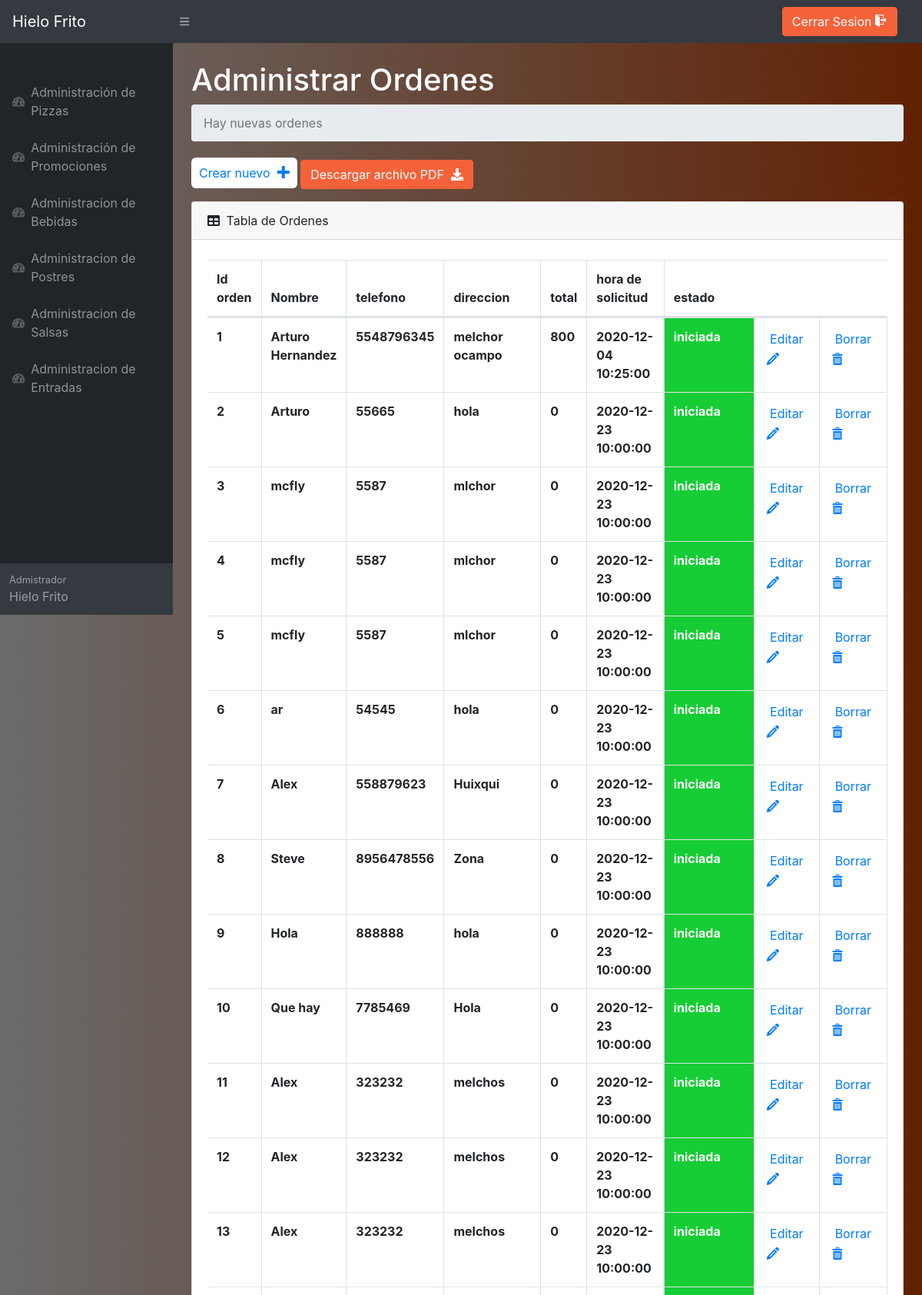
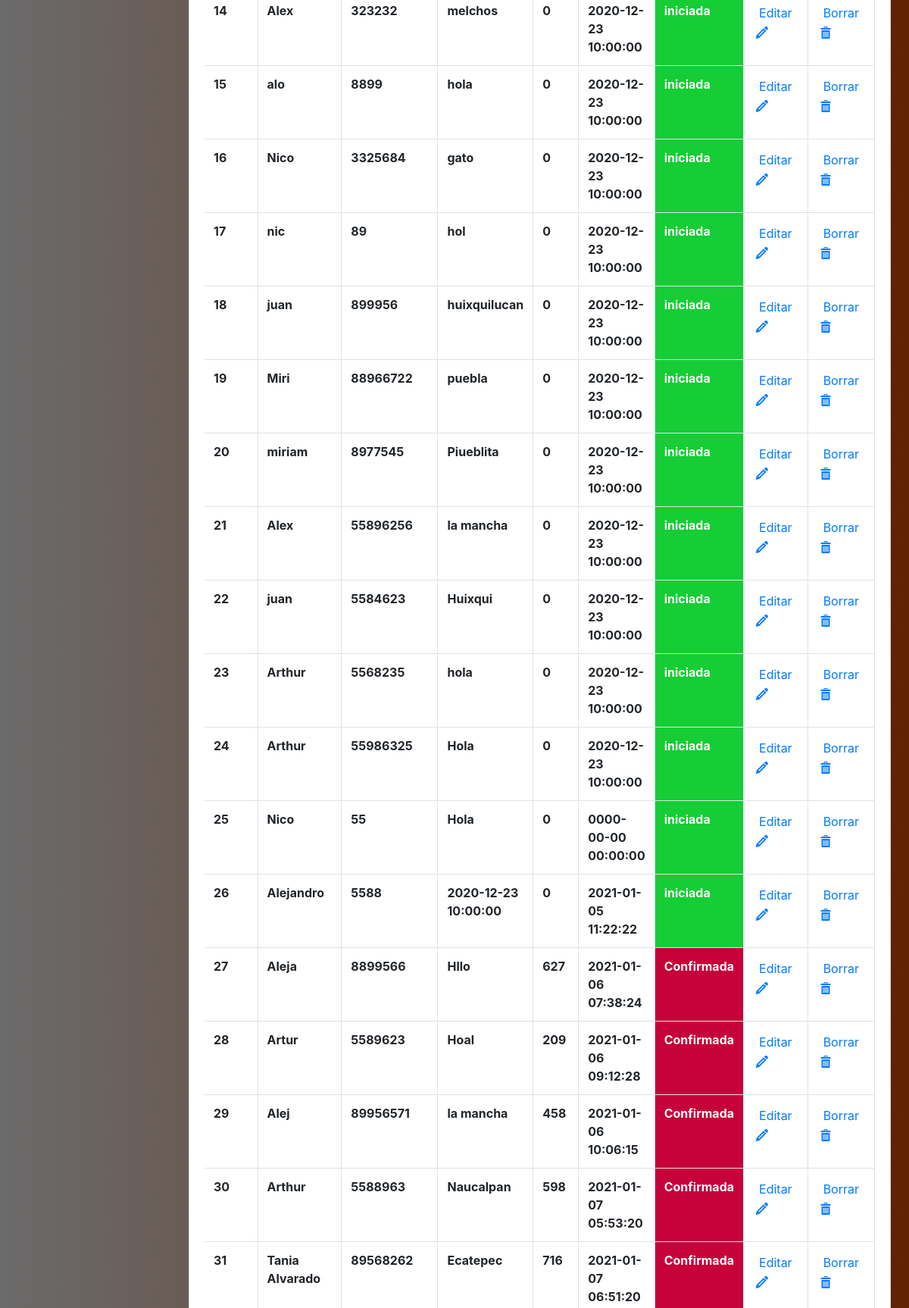
The page /Pizzeria/Admin/adminOrdenes/Ordenes.php (signed in, upper part) on the database its author committed (2 pictures, top to bottom).
### tables this page shows
CREATE TABLE `ordenes` (
  `id_orden` int(11) NOT NULL,
  `nombre` varchar(50) NOT NULL,
  `telefono` varchar(40) NOT NULL,
  `direccion` varchar(255) NOT NULL,
  `total` int(11) NOT NULL,
  `fecha_hora_solicitud` datetime NOT NULL,
  `fecha_hora_llegada` datetime NOT NULL,
  `estado` varchar(20) NOT NULL
);

### Pizzeria/Admin/adminOrdenes/Ordenes.php (the view, shortened to what this page needs)
<?php
include ('../../php/conexion.php');
?>
<!DOCTYPE html>
<html lang="es">
    <head>
        <link href="../styles.css" rel="stylesheet" />
        <link href="https://cdn.datatables.net/1.10.20/css/dataTables.bootstrap4.min.css" rel="stylesheet" />
        <link href="../../icomoon/fonts/style.css" rel="stylesheet">
    </head>
    <body style="background: linear-gradient(to right, #6b6b6b, #612103);" class="sb-nav-fixed">
        <nav class="sb-topnav navbar navbar-expand navbar-dark bg-dark">
            <a class="navbar-brand" href="../Bienvenida.php">Hielo Frito</a>
            <button class="btn btn-link btn-sm order-1 order-lg-0" id="sidebarToggle" href="#"><i class="fas fa-bars"></i></button>
            <div class="d-none d-md-inline-block form-inline ml-auto mr-0 mr-md-3 my-2 my-md-0">
                        <a class="btn btn-primary"  href="../../php/cerrarsesion.php">Cerrar Sesion <span class="icon-exit"></span></a>
            </div>
        </nav>
        <div id="layoutSidenav">
            <div id="layoutSidenav_nav">
                <nav class="sb-sidenav accordion sb-sidenav-dark" id="sidenavAccordion">
                    <div class="sb-sidenav-menu">
                        <div class="nav">
                        <div class="sb-sidenav-menu-heading"></div>
                            <a class="nav-link" href="../adminPizzas/BienvenidaPizzas.php">
                                <div class="sb-nav-link-icon"><i class="fas fa-tachometer-alt"></i></div>
                                Administración de Pizzas
                            </a>
                            <a class="nav-link" href="../adminPromos/Promos.php">
                              <div class="sb-nav-link-icon"><i class="fas fa-tachometer-alt"></i></div>
                              Administración de Promociones
                          </a>
                          <a class="nav-link" href="../adminBebidas/Bebidas.php">
                            <div class="sb-nav-link-icon"><i class="fas fa-tachometer-alt"></i></div>
                            Administracion de Bebidas
                        </a>
                        <a class="nav-link" href="../adminpostres/addpostres.php">
                            <div class="sb-nav-link-icon"><i class="fas fa-tachometer-alt"></i></div>
                            Administracion de Postres
                        </a>
                        <a class="nav-link" href="../adminsalsas/ListaSalsa.php">
                            <div class="sb-nav-link-icon"><i class="fas fa-tachometer-alt"></i></div>
                            Administracion de Salsas
                        </a>
                        <a class="nav-link" href="../adminentradas/ListaEntradas.php">
                            <div class="sb-nav-link-icon"><i class="fas fa-tachometer-alt"></i></div>
                            Administracion de Entradas
                        </a>
                        </div>
                    </div>
                    <div class="sb-sidenav-footer">
                        <div class="small">Admistrador</div>
                        Hielo Frito
                    </div>
                </nav>
            </div>
            <div id="layoutSidenav_content">
                <main >
                    <div class="container-fluid">
                        <h1 style="color: white;" class="mt-4"> Administrar Ordenes </h1>
                        <ol class="breadcrumb mb-4">
                            <li class="breadcrumb-item active">Hay nuevas ordenes </li>
                        </ol>
                        <a href="crearorden.php" class=" crear">Crear nuevo &nbsp;<span class="icon-plus"></span></a>
                        <a class=" btn btn-primary" href="../fpdf/ordenpdf.php">Descargar archivo PDF &nbsp;<i class="fa fa-download"></i></a>
                        <?php
      $query="SELECT * FROM ordenes";
      $resultado=$mysqli->query($query);
      if($resultado->num_rows > 0){
    ?>
                          <div class="card mb-4">
                            <div class="card-header">
                                <i class="fas fa-table mr-1"></i>
                                Tabla de Ordenes
                            </div>
                            <div class="card-body">
                                <div class="table-responsive">
                                    <table class="table table-bordered" id="dataTable" width="100%" cellspacing="0">
                                        <thead>
                                            <tr>
                                                <th>Id orden</th>
                                                <th>Nombre</th>
                                                <th>telefono</th>
                                                <th>direccion</th>
                                                <th>total</th>
                                                <th>hora de solicitud</th>
                                                <th colspan=4>estado</th>
                                            </tr>
                                        </thead>
                                        <tbody>
                                            <?php
                                                while($fila=$resultado->fetch_assoc()){
                                                    $id=$fila['id_orden'];
                                            ?>
                                            <tr>
                                                <form action="opcion1.php" method="post">
                                                    <th>
                                                    <?php
                                                        echo "$id<input type='text' value='$id' name='id' hidden>";
                                                    ?>
                                                    </th>
                                                    <th>
                                                        <?php
                                                            echo($fila['nombre']);
                                                        ?>
                                                    </th>
                                                    <th>
                                                        <?php
                                                            echo($fila['telefono']);
                                                        ?>
                                                    </th>
                                                    <th>
                                                        <?php
                                                            echo($fila['direccion']);
                                                        ?>
                                                    </th>
                                                    <th>
                                                        <?php
                                                            echo($fila['total']);
                                                        ?>
                                                    </th>
                                                    <th>
                                                        <?php
                                                            echo($fila['fecha_hora_solicitud']);
                                                        ?>
                                                    </th>
                                                    <?php
                                                      $estado=$fila['estado'];
                                                      if($estado=="Confirmada"){
                                                    ?>
                                                    <th class="confirmada">
                                                        <?php
                                                            echo($fila['estado']);
                                                        ?>
                                                    </th >
                                                    <?php
                                                      }else{
                                                    ?>
                                                    <th class="iniciada">
                                                        <?php
                                                            echo($fila['estado']);
                                                        ?>
                                                    </th>
                                                    <?php
                                                      }
                                                    ?>
                                                    <th>
                                                        <input type="submit" value="Editar" class="boton " name="boton">&nbsp;<span class="icon-pencil icono">
                                                    </th>
                                                    <th>
                                                        <input type="submit" value="Borrar" class="boton "name="boton">&nbsp;<span class="icon-bin icono">
                                                    </th>
                                                </form>
                                            </tr>
                                            <?php
                            }
                        ?>
                                        </tbody>
                                    </table>
                                </div>
                            </div>
                        </div>
                        <?php
                            }
                        ?>
                        </div>
                    </main>
                </div>
            </div>
        </body>
    </html>

### Pizzeria/Admin/adminOrdenes/Ordenes.php (style rules this page uses)
:root { --input-padding-x: 1.5rem; --input-padding-y: .75rem; }
body { background: #007bff; background: linear-gradient(to right, #0062E6, #33AEFF); }
.crear { background:#fff; padding:10px; color: 10157F; text-decoration: none !important; transition: .3s linear; border-radius:6px; }
.boton { background:#fff; text-decoration: none !important; transition: .3s linear; border: 2px solid #fff; color:#007BFF; }
.icono { color:#007BFF; }
.table tr { transition: .3s linear; }
.confirmada { color:#fff; background:#C70039 ; transition: .1s linear; }
.iniciada { color:#fff; background:#16CD35 ; transition: .1s linear; }

### rows shown on the page
ordenes: id_orden "1", nombre "Arturo Hernandez", telefono "5548796345", direccion "melchor ocampo", total "800", fecha_hora_solicitud "2020-12-04 10:25:00", estado "iniciada"
ordenes: id_orden "2", nombre "Arturo", telefono "55665", direccion "hola", total "0", fecha_hora_solicitud "2020-12-23 10:00:00", estado "iniciada"
ordenes: id_orden "3", nombre "mcfly", telefono "5587", direccion "mlchor", total "0", fecha_hora_solicitud "2020-12-23 10:00:00", estado "iniciada"
ordenes: id_orden "4", nombre "mcfly", telefono "5587", direccion "mlchor", total "0", fecha_hora_solicitud "2020-12-23 10:00:00", estado "iniciada"
ordenes: id_orden "5", nombre "mcfly", telefono "5587", direccion "mlchor", total "0", fecha_hora_solicitud "2020-12-23 10:00:00", estado "iniciada"
ordenes: id_orden "6", nombre "ar", telefono "54545", direccion "hola", total "0", fecha_hora_solicitud "2020-12-23 10:00:00", estado "iniciada"
ordenes: id_orden "7", nombre "Alex", telefono "558879623", direccion "Huixqui", total "0", fecha_hora_solicitud "2020-12-23 10:00:00", estado "iniciada"
ordenes: id_orden "8", nombre "Steve", telefono "8956478556", direccion "Zona", total "0", fecha_hora_solicitud "2020-12-23 10:00:00", estado "iniciada"
ordenes: id_orden "9", nombre "Hola", telefono "888888", direccion "hola", total "0", fecha_hora_solicitud "2020-12-23 10:00:00", estado "iniciada"
ordenes: id_orden "10", nombre "Que hay", telefono "7785469", direccion "Hola", total "0", fecha_hora_solicitud "2020-12-23 10:00:00", estado "iniciada"
ordenes: id_orden "11", nombre "Alex", telefono "323232", direccion "melchos", total "0", fecha_hora_solicitud "2020-12-23 10:00:00", estado "iniciada"
ordenes: id_orden "12", nombre "Alex", telefono "323232", direccion "melchos", total "0", fecha_hora_solicitud "2020-12-23 10:00:00", estado "iniciada"
ordenes: id_orden "13", nombre "Alex", telefono "323232", direccion "melchos", total "0", fecha_hora_solicitud "2020-12-23 10:00:00", estado "iniciada"
ordenes: id_orden "14", nombre "Alex", telefono "323232", direccion "melchos", total "0", fecha_hora_solicitud "2020-12-23 10:00:00", estado "iniciada"
ordenes: id_orden "15", nombre "alo", telefono "8899", direccion "hola", total "0", fecha_hora_solicitud "2020-12-23 10:00:00", estado "iniciada"
ordenes: id_orden "16", nombre "Nico", telefono "3325684", direccion "gato", total "0", fecha_hora_solicitud "2020-12-23 10:00:00", estado "iniciada"
ordenes: id_orden "17", nombre "nic", telefono "89", direccion "hol", total "0", fecha_hora_solicitud "2020-12-23 10:00:00", estado "iniciada"
ordenes: id_orden "18", nombre "juan", telefono "899956", direccion "huixquilucan", total "0", fecha_hora_solicitud "2020-12-23 10:00:00", estado "iniciada"
ordenes: id_orden "19", nombre "Miri", telefono "88966722", direccion "puebla", total "0", fecha_hora_solicitud "2020-12-23 10:00:00", estado "iniciada"
ordenes: id_orden "20", nombre "miriam", telefono "8977545", direccion "Piueblita", total "0", fecha_hora_solicitud "2020-12-23 10:00:00", estado "iniciada"
ordenes: id_orden "21", nombre "Alex", telefono "55896256", direccion "la mancha", total "0", fecha_hora_solicitud "2020-12-23 10:00:00", estado "iniciada"
ordenes: id_orden "22", nombre "juan", telefono "5584623", direccion "Huixqui", total "0", fecha_hora_solicitud "2020-12-23 10:00:00", estado "iniciada"
ordenes: id_orden "23", nombre "Arthur", telefono "5568235", direccion "hola", total "0", fecha_hora_solicitud "2020-12-23 10:00:00", estado "iniciada"
ordenes: id_orden "24", nombre "Arthur", telefono "55986325", direccion "Hola", total "0", fecha_hora_solicitud "2020-12-23 10:00:00", estado "iniciada"
ordenes: id_orden "25", nombre "Nico", telefono "55", direccion "Hola", total "0", fecha_hora_solicitud "0000-00-00 00:00:00", estado "iniciada"
ordenes: id_orden "26", nombre "Alejandro", telefono "5588", direccion "2020-12-23 10:00:00", total "0", fecha_hora_solicitud "2021-01-05 11:22:22", estado "iniciada"
ordenes: id_orden "27", nombre "Aleja", telefono "8899566", direccion "Hllo", total "627", fecha_hora_solicitud "2021-01-06 07:38:24", estado "Confirmada"
ordenes: id_orden "28", nombre "Artur", telefono "5589623", direccion "Hoal", total "209", fecha_hora_solicitud "2021-01-06 09:12:28", estado "Confirmada"
ordenes: id_orden "29", nombre "Alej", telefono "89956571", direccion "la mancha", total "458", fecha_hora_solicitud "2021-01-06 10:06:15", estado "Confirmada"
ordenes: id_orden "30", nombre "Arthur", telefono "5588963", direccion "Naucalpan", total "598", fecha_hora_solicitud "2021-01-07 05:53:20", estado "Confirmada"
ordenes: id_orden "31", nombre "Tania Alvarado", telefono "89568262", direccion "Ecatepec", total "716", fecha_hora_solicitud "2021-01-07 06:51:20", estado "Confirmada"
